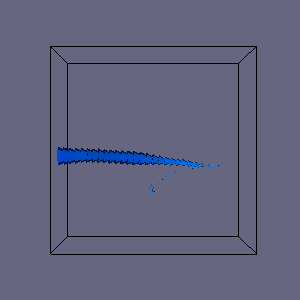

Source code (Python):
#!/usr/bin/env python

# Read EnSight6 office binary case file, compute streamlines with cone glyphs.

import os

import vtkmodules.vtkInteractionStyle  # noqa: F401
import vtkmodules.vtkRenderingFreeType  # noqa: F401
import vtkmodules.vtkRenderingOpenGL2  # noqa: F401

from vtkmodules.vtkCommonDataModel import vtkDataObject
from vtkmodules.vtkFiltersCore import (
    vtkGlyph3D,
    vtkStructuredGridOutlineFilter,
)
from vtkmodules.vtkFiltersFlowPaths import vtkStreamTracer
from vtkmodules.vtkFiltersSources import vtkConeSource
from vtkmodules.vtkIOEnSight import vtkGenericEnSightReader
from vtkmodules.vtkRenderingCore import (
    vtkActor,
    vtkCompositePolyDataMapper,
    vtkRenderWindow,
    vtkRenderWindowInteractor,
    vtkRenderer,
)

# Source
data_dir = os.environ.get("VPE_DATA_DIR", os.path.dirname(os.path.abspath(__file__)))

# Read EnSight case file
ensight_reader = vtkGenericEnSightReader()
ensight_reader.SetCaseFileName(os.path.join(data_dir, "EnSight", "office6_bin.case"))
ensight_reader.Update()

# Outline
outline_filter = vtkStructuredGridOutlineFilter()
outline_filter.SetInputConnection(ensight_reader.GetOutputPort())

outline_mapper = vtkCompositePolyDataMapper()
outline_mapper.SetInputConnection(outline_filter.GetOutputPort())

outline_actor = vtkActor()
outline_actor.SetMapper(outline_mapper)
outline_actor.GetProperty().SetColor(0, 0, 0)

# Streamlines
stream_tracer = vtkStreamTracer()
stream_tracer.SetInputConnection(ensight_reader.GetOutputPort())
stream_tracer.SetStartPosition(0.1, 2.1, 0.5)
stream_tracer.SetMaximumPropagation(500)
stream_tracer.SetInitialIntegrationStep(0.1)
stream_tracer.SetIntegrationDirectionToForward()

# Cone glyphs
cone_source = vtkConeSource()
cone_source.SetResolution(8)

glyph_filter = vtkGlyph3D()
glyph_filter.SetInputConnection(stream_tracer.GetOutputPort())
glyph_filter.SetSourceConnection(cone_source.GetOutputPort())
glyph_filter.SetScaleFactor(3)
glyph_filter.SetInputArrayToProcess(1, 0, 0, vtkDataObject.FIELD_ASSOCIATION_POINTS, "vectors")
glyph_filter.SetScaleModeToScaleByVector()

glyph_mapper = vtkCompositePolyDataMapper()
glyph_mapper.SetInputConnection(glyph_filter.GetOutputPort())
glyph_mapper.SetScalarRange(ensight_reader.GetOutput().GetBlock(0).GetScalarRange())

glyph_actor = vtkActor()
glyph_actor.SetMapper(glyph_mapper)

# Renderer
renderer = vtkRenderer()
renderer.AddActor(outline_actor)
renderer.AddActor(glyph_actor)
renderer.SetBackground(0.4, 0.4, 0.5)

# Render window
render_window = vtkRenderWindow()
render_window.AddRenderer(renderer)
render_window.SetWindowName("ensight 6 office bin")
render_window.SetMultiSamples(0)
render_window.SetSize(300, 300)

# Interactor
interactor = vtkRenderWindowInteractor()
interactor.SetRenderWindow(render_window)

# Scene
renderer.ResetCamera()

interactor.Initialize()
interactor.Start()
